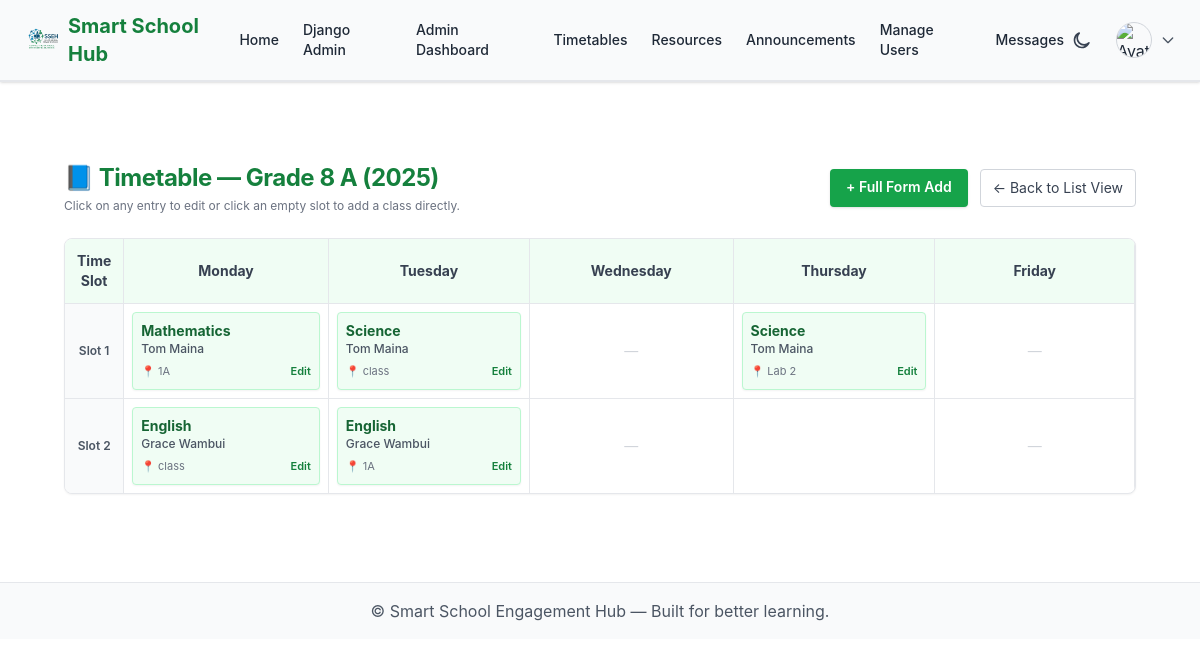
Page /school-admin/timetable/stream/1/ (signed in) on the committed database.
### school/models.py (models this page shows, shortened)
class Stream(models.Model):
    school = models.ForeignKey(School, on_delete=models.CASCADE, related_name="streams")
    grade = models.ForeignKey(GradeLevel, on_delete=models.CASCADE, related_name="streams")
    code = models.CharField(max_length=30)  # "North", "Green", etc.
    year = models.ForeignKey(AcademicYear, on_delete=models.CASCADE, related_name="streams")
    homeroom_teacher = models.ForeignKey(
        User,
        null=True,
        blank=True,
        on_delete=models.SET_NULL,
        limit_choices_to={"is_teacher": True},
        related_name="homerooms"
    )
    class Meta:
        unique_together = ("school", "grade", "code", "year")
        ordering = ["grade__order", "code"]
    def __str__(self):
        return f"{self.grade.name} {self.code} ({self.year.name})"

class GradeLevel(models.Model):
    school = models.ForeignKey(School, on_delete=models.CASCADE, related_name="grade_levels")
    name = models.CharField(max_length=30)
    order = models.PositiveIntegerField(default=0)
    class Meta:
        unique_together = ("school", "name")
        ordering = ["order"]

class AcademicYear(models.Model):
    school = models.ForeignKey(School, on_delete=models.CASCADE, related_name="academic_years")
    name = models.CharField(max_length=20)
    start_date = models.DateField()
    end_date = models.DateField()
    is_current = models.BooleanField(default=False)
    class Meta:
        unique_together = ("school", "name")
        ordering = ['-start_date']

class Subject(models.Model):
    school = models.ForeignKey(School, on_delete=models.CASCADE, related_name="subjects")
    name = models.CharField(max_length=60)
    short_code = models.CharField(max_length=15)
    class Meta:
        unique_together = ("school", "name", "short_code")

### school_admin/models.py (models this page shows, shortened)
class Timetable(models.Model):
    stream = models.ForeignKey(Stream, on_delete=models.CASCADE, related_name="timetables")
    day_of_week = models.CharField(max_length=10, choices=[
        ('Mon', 'Monday'), ('Tue', 'Tuesday'), ('Wed', 'Wednesday'),
        ('Thu', 'Thursday'), ('Fri', 'Friday')
    ])
    start_time = models.TimeField()
    end_time = models.TimeField()
    subject = models.ForeignKey(Subject, on_delete=models.CASCADE)
    teacher_record = models.ForeignKey(
        "school_admin.TeacherRecord",
        on_delete=models.SET_NULL,
        null=True, blank=True,
        related_name="timetable_entries"
    )
    teacher_name = models.CharField(max_length=120, blank=True)
    is_substitution = models.BooleanField(default=False)
    room = models.CharField(max_length=50, blank=True)
    class Meta:
        unique_together = ('stream', 'day_of_week', 'start_time', 'end_time')
        ordering = ['day_of_week', 'start_time']

class TeacherRecord(models.Model):
    user = models.OneToOneField(
        User, on_delete=models.SET_NULL, null=True, blank=True,
        related_name='teacher_record'
    )
    full_name = models.CharField(max_length=100)
    phone = models.CharField(max_length=20, blank=True)
    email = models.EmailField(blank=True)
    gender = models.CharField(max_length=10, choices=[('M', 'Male'), ('F', 'Female')])
    qualification = models.CharField(max_length=100, blank=True)
    specialization = models.ForeignKey(Subject, on_delete=models.SET_NULL, null=True, blank=True)
    assigned_streams = models.ManyToManyField(Stream, blank=True)
    employment_date = models.DateField(null=True, blank=True)
    status = models.CharField(
        max_length=20,
        choices=[('active', 'Active'), ('leave', 'On Leave'), ('inactive', 'Inactive')],
        default='active'
    )
    photo = models.ImageField(upload_to='teacher_photos/', blank=True, null=True)

### school_admin/views.py (the view)
# urls.py: path("timetable/stream/<int:stream_id>/", views.timetable_stream_view, name="timetable_stream_view"),
@login_required
@user_passes_test(is_school_admin)
def timetable_stream_view(request, stream_id):
    stream = get_object_or_404(Stream, id=stream_id)
    qs = Timetable.objects.filter(stream=stream).select_related('subject', 'teacher_record').order_by('day_of_week', 'start_time')
    day_map = {"Mon": "Monday", "Tue": "Tuesday", "Wed": "Wednesday", "Thu": "Thursday", "Fri": "Friday"}
    timetable_data = OrderedDict((day, []) for day in ["Monday", "Tuesday", "Wednesday", "Thursday", "Friday"])
    for e in qs:
        label = day_map.get(e.day_of_week, e.day_of_week)
        if label in timetable_data:
            timetable_data[label].append(e)
    max_rows_count = max([len(entries) for entries in timetable_data.values()] + [1])
    max_rows = range(max_rows_count)
    subjects = Subject.objects.all()
    teachers = TeacherRecord.objects.all()
    return render(request, "school_admin/timetable_stream_view.html", {
        "stream": stream,
        "timetable_data": timetable_data,
        "max_rows": max_rows,
        "subjects": subjects,
        "teachers": teachers,
    })

### communications/context_processors.py (called while the page is built)
def unread_messages_count(request):
    if request.user.is_authenticated and hasattr(request.user, "is_parent") and request.user.is_parent:
        count = ParentMessage.objects.filter(parent=request.user, is_read=False).count()
        return {"unread_messages_count": count}
    return {"unread_messages_count": 0}

### school_admin/views.py (called while the page is built)
def is_school_admin(user):
    return user.is_superuser or getattr(user, "is_school_admin", False)

### sseh_multi/context_processors.py (called while the page is built)
def unread_messages_count(request):
    if request.user.is_authenticated and getattr(request.user, "is_school_admin", False):
        count = ContactMessage.objects.filter(is_replied=False).count()
    else:
        count = 0
    return {"unread_message_count": count}

### school_admin/templates/school_admin/timetable_stream_view.html (shortened to what this page needs)
{% extends "base.html" %}
{% block content %}
<div class="max-w-7xl mx-auto mt-8 p-4" x-data="timetableModal()">
    <div class="flex flex-col sm:flex-row justify-between items-start sm:items-center mb-6 gap-4">
        <div>
            <h1 class="text-2xl font-bold text-green-700">📘 Timetable — {{ stream }}</h1>
            <p class="text-xs text-gray-500 mt-1">Click on any entry to edit or click an empty slot to add a class
                directly.</p>
        </div>
        <div class="flex gap-3">
            <a href="{% url 'school_admin:timetable_create' %}?stream={{ stream.id }}"
                class="bg-green-600 text-white text-sm font-semibold px-4 py-2 rounded shadow hover:bg-green-700 transition">
                + Full Form Add
            </a>
            <a href="{% url 'school_admin:timetable_list' %}"
                class="text-sm border border-gray-300 px-3 py-2 rounded text-gray-700 hover:bg-gray-100 transition">
                ← Back to List View
            </a>
        </div>
    </div>
    <div class="overflow-x-auto bg-white border border-gray-200 rounded-lg shadow-sm">
        <table class="min-w-full border-collapse text-sm text-gray-800">
            <thead class="bg-green-50 border-b border-gray-200">
                <tr>
                    <th class="px-3 py-3 border-r w-28 font-bold text-gray-700 text-center">Time Slot</th>
                    {% for day in timetable_data.keys %}
                    <th class="px-4 py-3 border-r font-bold text-gray-700 text-center w-1/5">{{ day }}</th>
                    {% endfor %}
                </tr>
            </thead>
            <tbody class="divide-y divide-gray-200">
                {% for row_idx in max_rows %}
                <tr>
                    <td class="px-3 py-3 border-r bg-gray-50 text-xs font-semibold text-center text-gray-600">
                        Slot {{ forloop.counter }}
                    </td>
                    {% for day, entries in timetable_data.items %}
                    <td
                        class="px-2 py-2 border-r relative group text-center hover:bg-green-50/40 transition duration-150 min-h-[70px]">
                        {% for entry in entries %}
                        {% if forloop.counter0 == row_idx %}
                        <div @click="openModal($el.dataset)" data-id="{{ entry.id }}" data-day="{{ day }}"
                            data-subject="{{ entry.subject.id }}"
                            data-teacher="{% if entry.teacher_record %}{{ entry.teacher_record.id }}{% endif %}"
                            data-room="{{ entry.room|default:'' }}" data-start="{{ entry.start_time|time:'H:i' }}"
                            data-end="{{ entry.end_time|time:'H:i' }}"
                            class="p-2 rounded border border-green-200 bg-green-50 hover:bg-green-100 cursor-pointer shadow-sm text-left group/item transition">
                            <div class="font-bold text-green-800 text-sm">{{ entry.subject.name }}</div>
                            <div class="text-xs text-gray-600 font-medium">
                                {% if entry.teacher_record %}{{ entry.teacher_record.full_name }}{% else %}{{
                                entry.teacher_name|default:"—" }}{% endif %}
                            </div>
                            <div class="flex justify-between items-center mt-1 text-[11px] text-gray-500">
                                <span>📍 {{ entry.room|default:"—" }}</span>
                                <span class="text-green-700 font-semibold group-hover/item:underline">Edit</span>
                            </div>
                        </div>
                        {% endif %}
                        {% empty %}
                        <button @click="openModal({ day: '{{ day }}' })"
                            class="w-full h-16 border-2 border-dashed border-transparent group-hover:border-green-300 rounded flex items-center justify-center text-gray-400 group-hover:text-green-600 transition">
                            <span class="group-hover:hidden text-gray-300">—</span>
                        </button>
                        {% endfor %}
                    </td>
                    {% endfor %}
                </tr>
                {% endfor %}
            </tbody>
        </table>
    </div>
</div>
{% endblock %}

### static/css/global.css (style rules this page uses)
body { font-family: 'Inter', sans-serif; line-height: 1.6; -webkit-font-smoothing: antialiased; }
h1, h2, h3, h4, h5, h6 { font-weight: 600; letter-spacing: -0.02em; }
p { margin-bottom: 0.75rem; }
.text-center { text-align: center; }
.text-left { text-align: left; }
.shadow-sm { box-shadow: 0 1px 3px rgba(0, 0, 0, 0.08); }
.transition { transition: all 0.3s ease; }

### static/css/theme.css (style rules this page uses)
:root { --bg: #ffffff; --surface: #f9fafb; --text: #1f2937; --border: #e5e7eb; --green: #16a34a; --green-hover: #22c55e; --red: #dc2626; --red-hover: #b91c1c; }
body { background-color: var(--bg); color: var(--text); font-family: 'Inter', sans-serif; transition: background-color 0.3s ease, color 0.3s ease; }
a { color: var(--green); text-decoration: none; }

### rows in the picture
Stream: grade+code+year "Grade 8 A (2025)"
Timetable: subject.name "Mathematics", teacher_record.full_name "Tom Maina", room "1A"
Timetable: subject.name "Science", teacher_record.full_name "Tom Maina", room "class"
Timetable: subject.name "Science", teacher_record.full_name "Tom Maina", room "Lab 2"
Timetable: subject.name "English", teacher_record.full_name "Grace Wambui", room "class"
Timetable: subject.name "English", teacher_record.full_name "Grace Wambui", room "1A"

### other values in the picture
{{ day }} "Monday" "Tuesday" "Wednesday" "Thursday" "Friday"
